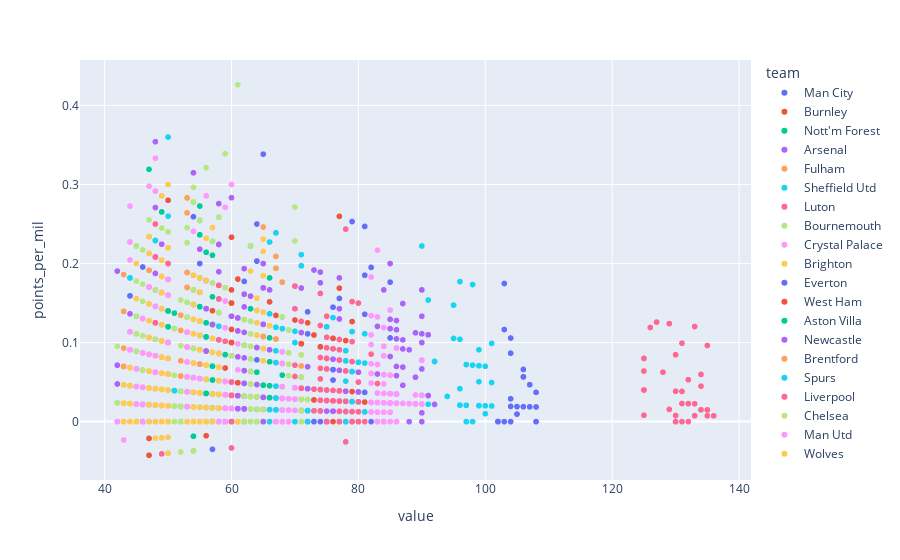

Here is the notebook cell this chart was saved with:
### Code cell
# midfield_df.plot(x='total_points', y='points_per_mil', kind='scatter')
px.scatter(midfield_df, x='value', y='points_per_mil', color='team')

# px.box(midfield_df, x='team', y='points_per_mil', color='team')

### Figure 1 — Plotly figure (JSON) as saved in the notebook; plotly's stock layout.template omitted (floating-point values rounded to 4 significant figures; data arrays with more than 128 entries replaced by an {"elided": "..."} marker saying what was removed)
{"data": [{"hovertemplate": "team=Man City<br>value=%{x}<br>points_per_mil=%{y}<extra></extra>", "legendgroup": "Man City", "marker": {"color": "#636efa", "symbol": "circle"}, "mode": "markers", "name": "Man City", "showlegend": true, "type": "scattergl", "x": {"elided": "540 int values"}, "xaxis": "x", "y": {"elided": "540 float values"}, "yaxis": "y"}, {"hovertemplate": "team=Burnley<br>value=%{x}<br>points_per_mil=%{y}<extra></extra>", "legendgroup": "Burnley", "marker": {"color": "#EF553B", "symbol": "circle"}, "mode": "markers", "name": "Burnley", "showlegend": true, "type": "scattergl", "x": {"elided": "715 int values"}, "xaxis": "x", "y": {"elided": "715 float values"}, "yaxis": "y"}, {"hovertemplate": "team=Nott'm Forest<br>value=%{x}<br>points_per_mil=%{y}<extra></extra>", "legendgroup": "Nott'm Forest", "marker": {"color": "#00cc96", "symbol": "circle"}, "mode": "markers", "name": "Nott'm Forest", "showlegend": true, "type": "scattergl", "x": {"elided": "727 int values"}, "xaxis": "x", "y": {"elided": "727 float values"}, "yaxis": "y"}, {"hovertemplate": "team=Arsenal<br>value=%{x}<br>points_per_mil=%{y}<extra></extra>", "legendgroup": "Arsenal", "marker": {"color": "#ab63fa", "symbol": "circle"}, "mode": "markers", "name": "Arsenal", "showlegend": true, "type": "scattergl", "x": {"elided": "685 int values"}, "xaxis": "x", "y": {"elided": "685 float values"}, "yaxis": "y"}, {"hovertemplate": "team=Fulham<br>value=%{x}<br>points_per_mil=%{y}<extra></extra>", "legendgroup": "Fulham", "marker": {"color": "#FFA15A", "symbol": "circle"}, "mode": "markers", "name": "Fulham", "showlegend": true, "type": "scattergl", "x": {"elided": "596 int values"}, "xaxis": "x", "y": {"elided": "596 float values"}, "yaxis": "y"}, {"hovertemplate": "team=Sheffield Utd<br>value=%{x}<br>points_per_mil=%{y}<extra></extra>", "legendgroup": "Sheffield Utd", "marker": {"color": "#19d3f3", "symbol": "circle"}, "mode": "markers", "name": "Sheffield Utd", "showlegend": true, "type": "scattergl", "x": {"elided": "465 int values"}, "xaxis": "x", "y": {"elided": "465 float values"}, "yaxis": "y"}, {"hovertemplate": "team=Luton<br>value=%{x}<br>points_per_mil=%{y}<extra></extra>", "legendgroup": "Luton", "marker": {"color": "#FF6692", "symbol": "circle"}, "mode": "markers", "name": "Luton", "showlegend": true, "type": "scattergl", "x": {"elided": "680 int values"}, "xaxis": "x", "y": {"elided": "680 float values"}, "yaxis": "y"}, {"hovertemplate": "team=Bournemouth<br>value=%{x}<br>points_per_mil=%{y}<extra></extra>", "legendgroup": "Bournemouth", "marker": {"color": "#B6E880", "symbol": "circle"}, "mode": "markers", "name": "Bournemouth", "showlegend": true, "type": "scattergl", "x": {"elided": "719 int values"}, "xaxis": "x", "y": {"elided": "719 float values"}, "yaxis": "y"}, {"hovertemplate": "team=Crystal Palace<br>value=%{x}<br>points_per_mil=%{y}<extra></extra>", "legendgroup": "Crystal Palace", "marker": {"color": "#FF97FF", "symbol": "circle"}, "mode": "markers", "name": "Crystal Palace", "showlegend": true, "type": "scattergl", "x": {"elided": "558 int values"}, "xaxis": "x", "y": {"elided": "558 float values"}, "yaxis": "y"}, {"hovertemplate": "team=Brighton<br>value=%{x}<br>points_per_mil=%{y}<extra></extra>", "legendgroup": "Brighton", "marker": {"color": "#FECB52", "symbol": "circle"}, "mode": "markers", "name": "Brighton", "showlegend": true, "type": "scattergl", "x": {"elided": "784 int values"}, "xaxis": "x", "y": {"elided": "784 float values"}, "yaxis": "y"}, {"hovertemplate": "team=Everton<br>value=%{x}<br>points_per_mil=%{y}<extra></extra>", "legendgroup": "Everton", "marker": {"color": "#636efa", "symbol": "circle"}, "mode": "markers", "name": "Everton", "showlegend": true, "type": "scattergl", "x": {"elided": "562 int values"}, "xaxis": "x", "y": {"elided": "562 float values"}, "yaxis": "y"}, {"hovertemplate": "team=West Ham<br>value=%{x}<br>points_per_mil=%{y}<extra></extra>", "legendgroup": "West Ham", "marker": {"color": "#EF553B", "symbol": "circle"}, "mode": "markers", "name": "West Ham", "showlegend": true, "type": "scattergl", "x": {"elided": "501 int values"}, "xaxis": "x", "y": {"elided": "501 float values"}, "yaxis": "y"}, {"hovertemplate": "team=Aston Villa<br>value=%{x}<br>points_per_mil=%{y}<extra></extra>", "legendgroup": "Aston Villa", "marker": {"color": "#00cc96", "symbol": "circle"}, "mode": "markers", "name": "Aston Villa", "showlegend": true, "type": "scattergl", "x": {"elided": "644 int values"}, "xaxis": "x", "y": {"elided": "644 float values"}, "yaxis": "y"}, {"hovertemplate": "team=Newcastle<br>value=%{x}<br>points_per_mil=%{y}<extra></extra>", "legendgroup": "Newcastle", "marker": {"color": "#ab63fa", "symbol": "circle"}, "mode": "markers", "name": "Newcastle", "showlegend": true, "type": "scattergl", "x": {"elided": "707 int values"}, "xaxis": "x", "y": {"elided": "707 float values"}, "yaxis": "y"}, {"hovertemplate": "team=Brentford<br>value=%{x}<br>points_per_mil=%{y}<extra></extra>", "legendgroup": "Brentford", "marker": {"color": "#FFA15A", "symbol": "circle"}, "mode": "markers", "name": "Brentford", "showlegend": true, "type": "scattergl", "x": {"elided": "669 int values"}, "xaxis": "x", "y": {"elided": "669 float values"}, "yaxis": "y"}, {"hovertemplate": "team=Spurs<br>value=%{x}<br>points_per_mil=%{y}<extra></extra>", "legendgroup": "Spurs", "marker": {"color": "#19d3f3", "symbol": "circle"}, "mode": "markers", "name": "Spurs", "showlegend": true, "type": "scattergl", "x": {"elided": "562 int values"}, "xaxis": "x", "y": {"elided": "562 float values"}, "yaxis": "y"}, {"hovertemplate": "team=Liverpool<br>value=%{x}<br>points_per_mil=%{y}<extra></extra>", "legendgroup": "Liverpool", "marker": {"color": "#FF6692", "symbol": "circle"}, "mode": "markers", "name": "Liverpool", "showlegend": true, "type": "scattergl", "x": {"elided": "648 int values"}, "xaxis": "x", "y": {"elided": "648 float values"}, "yaxis": "y"}, {"hovertemplate": "team=Chelsea<br>value=%{x}<br>points_per_mil=%{y}<extra></extra>", "legendgroup": "Chelsea", "marker": {"color": "#B6E880", "symbol": "circle"}, "mode": "markers", "name": "Chelsea", "showlegend": true, "type": "scattergl", "x": {"elided": "698 int values"}, "xaxis": "x", "y": {"elided": "698 float values"}, "yaxis": "y"}, {"hovertemplate": "team=Man Utd<br>value=%{x}<br>points_per_mil=%{y}<extra></extra>", "legendgroup": "Man Utd", "marker": {"color": "#FF97FF", "symbol": "circle"}, "mode": "markers", "name": "Man Utd", "showlegend": true, "type": "scattergl", "x": {"elided": "691 int values"}, "xaxis": "x", "y": {"elided": "691 float values"}, "yaxis": "y"}, {"hovertemplate": "team=Wolves<br>value=%{x}<br>points_per_mil=%{y}<extra></extra>", "legendgroup": "Wolves", "marker": {"color": "#FECB52", "symbol": "circle"}, "mode": "markers", "name": "Wolves", "showlegend": true, "type": "scattergl", "x": {"elided": "696 int values"}, "xaxis": "x", "y": {"elided": "696 float values"}, "yaxis": "y"}], "layout": {"legend": {"title": {"text": "team"}, "tracegroupgap": 0}, "margin": {"t": 60}, "xaxis": {"anchor": "y", "domain": [0, 1], "title": {"text": "value"}}, "yaxis": {"anchor": "x", "domain": [0, 1], "title": {"text": "points_per_mil"}}}}
